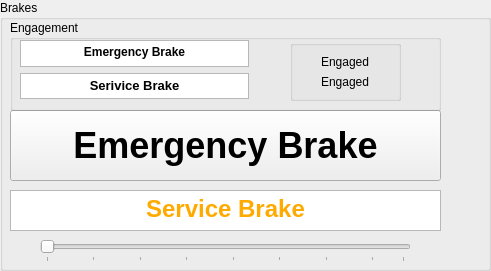
     <widget class="QGroupBox" name="brake_box">
      <property name="geometry">
       <rect>
        <x>500</x>
        <y>300</y>
        <width>491</width>
        <height>271</height>
       </rect>
      </property>
      <property name="title">
       <string>Brakes</string>
      </property>
      <widget class="QPushButton" name="e_brake_button">
       <property name="geometry">
        <rect>
         <x>10</x>
         <y>110</y>
         <width>431</width>
         <height>71</height>
        </rect>
       </property>
       <property name="font">
        <font>
         <pointsize>27</pointsize>
         <weight>75</weight>
         <bold>true</bold>
        </font>
       </property>
       <property name="autoFillBackground">
        <bool>true</bool>
       </property>
       <property name="text">
        <string>Emergency Brake</string>
       </property>
      </widget>
      <widget class="QTextBrowser" name="s_brake_txt_2">
       <property name="geometry">
        <rect>
         <x>10</x>
         <y>190</y>
         <width>431</width>
         <height>41</height>
        </rect>
       </property>
       <property name="font">
        <font>
         <pointsize>6</pointsize>
        </font>
       </property>
       <property name="html">
        <string>&lt;!DOCTYPE HTML PUBLIC &quot;-//W3C//DTD HTML 4.0//EN&quot; &quot;http://www.w3.org/TR/REC-html40/strict.dtd&quot;&gt;
&lt;html&gt;&lt;head&gt;&lt;meta name=&quot;qrichtext&quot; content=&quot;1&quot; /&gt;&lt;style type=&quot;text/css&quot;&gt;
p, li { white-space: pre-wrap; }
&lt;/style&gt;&lt;/head&gt;&lt;body style=&quot; font-family:'MS Shell Dlg 2'; font-size:6pt; font-weight:400; font-style:normal;&quot;&gt;
&lt;p align=&quot;center&quot; style=&quot; margin-top:0px; margin-bottom:0px; margin-left:0px; margin-right:0px; -qt-block-indent:0; text-indent:0px;&quot;&gt;&lt;span style=&quot; font-size:18pt; font-weight:600; color:#ffaa00;&quot;&gt;Service Brake&lt;/span&gt;&lt;/p&gt;&lt;/body&gt;&lt;/html&gt;</string>
       </property>
      </widget>
      <widget class="QGroupBox" name="engage_box">
       <property name="geometry">
        <rect>
         <x>10</x>
         <y>20</y>
         <width>431</width>
         <height>91</height>
        </rect>
       </property>
       <property name="title">
        <string>Engagement</string>
       </property>
       <widget class="QGroupBox" name="verticalGroupBox_3">
        <property name="geometry">
         <rect>
          <x>280</x>
          <y>20</y>
          <width>111</width>
          <height>61</height>
         </rect>
        </property>
        <layout class="QVBoxLayout" name="verticalLayout_4">
         <item alignment="Qt::AlignHCenter">
          <widget class="QLabel" name="e_label_display">
           <property name="text">
            <string>Engaged</string>
           </property>
          </widget>
         </item>
         <item alignment="Qt::AlignHCenter">
          <widget class="QLabel" name="s_label_display">
           <property name="text">
            <string>Engaged</string>
           </property>
          </widget>
         </item>
        </layout>
       </widget>
       <widget class="QTextBrowser" name="s_brake_txt">
        <property name="geometry">
         <rect>
          <x>10</x>
          <y>53</y>
          <width>229</width>
          <height>26</height>
         </rect>
        </property>
        <property name="html">
         <string>&lt;!DOCTYPE HTML PUBLIC &quot;-//W3C//DTD HTML 4.0//EN&quot; &quot;http://www.w3.org/TR/REC-html40/strict.dtd&quot;&gt;
&lt;html&gt;&lt;head&gt;&lt;meta name=&quot;qrichtext&quot; content=&quot;1&quot; /&gt;&lt;style type=&quot;text/css&quot;&gt;
p, li { white-space: pre-wrap; }
&lt;/style&gt;&lt;/head&gt;&lt;body style=&quot; font-family:'MS Shell Dlg 2'; font-size:8.25pt; font-weight:400; font-style:normal;&quot;&gt;
&lt;p align=&quot;center&quot; style=&quot; margin-top:0px; margin-bottom:0px; margin-left:0px; margin-right:0px; -qt-block-indent:0; text-indent:0px;&quot;&gt;&lt;span style=&quot; font-size:10pt; font-weight:696;&quot;&gt;Serivice Brake&lt;/span&gt;&lt;/p&gt;&lt;/body&gt;&lt;/html&gt;</string>
        </property>
       </widget>
       <widget class="QTextBrowser" name="e_brake_txt">
        <property name="geometry">
         <rect>
          <x>10</x>
          <y>20</y>
          <width>229</width>
          <height>27</height>
         </rect>
        </property>
        <property name="html">
         <string>&lt;!DOCTYPE HTML PUBLIC &quot;-//W3C//DTD HTML 4.0//EN&quot; &quot;http://www.w3.org/TR/REC-html40/strict.dtd&quot;&gt;
&lt;html&gt;&lt;head&gt;&lt;meta name=&quot;qrichtext&quot; content=&quot;1&quot; /&gt;&lt;style type=&quot;text/css&quot;&gt;
p, li { white-space: pre-wrap; }
&lt;/style&gt;&lt;/head&gt;&lt;body style=&quot; font-family:'MS Shell Dlg 2'; font-size:8.25pt; font-weight:400; font-style:normal;&quot;&gt;
&lt;p align=&quot;center&quot; style=&quot; margin-top:0px; margin-bottom:0px; margin-left:0px; margin-right:0px; -qt-block-indent:0; text-indent:0px;&quot;&gt;&lt;span style=&quot; font-size:9pt; font-weight:696;&quot;&gt;Emergency Brake&lt;/span&gt;&lt;/p&gt;&lt;/body&gt;&lt;/html&gt;</string>
        </property>
       </widget>
      </widget>
      <widget class="QSlider" name="s_slider">
       <property name="geometry">
        <rect>
         <x>40</x>
         <y>240</y>
         <width>371</width>
         <height>22</height>
        </rect>
       </property>
       <property name="minimum">
        <number>1</number>
       </property>
       <property name="maximum">
        <number>24</number>
       </property>
       <property name="pageStep">
        <number>8</number>
       </property>
       <property name="sliderPosition">
        <number>1</number>
       </property>
       <property name="orientation">
        <enum>Qt::Horizontal</enum>
       </property>
       <property name="invertedAppearance">
        <bool>false</bool>
       </property>
       <property name="tickPosition">
        <enum>QSlider::TicksBelow</enum>
       </property>
       <property name="tickInterval">
        <number>3</number>
       </property>
      </widget>
     </widget>
